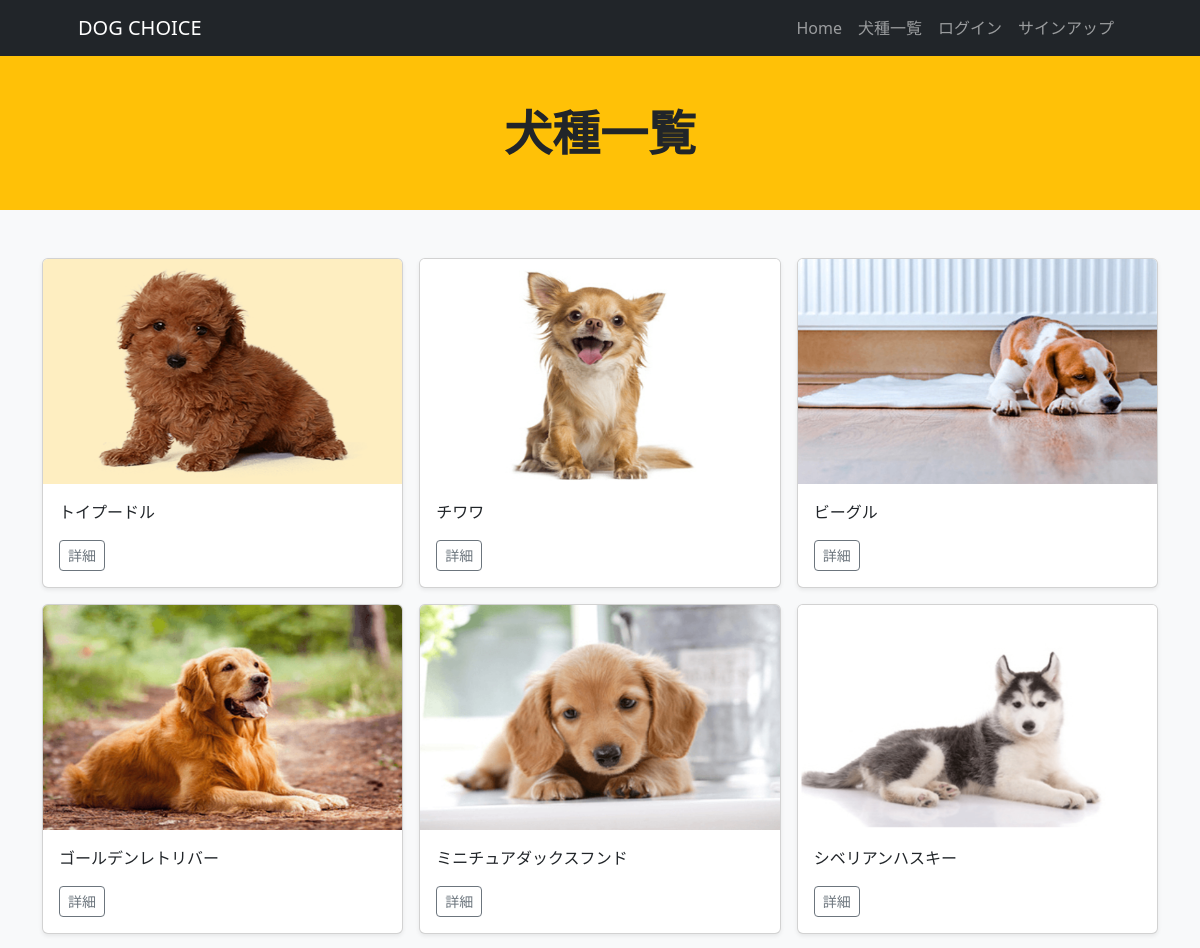
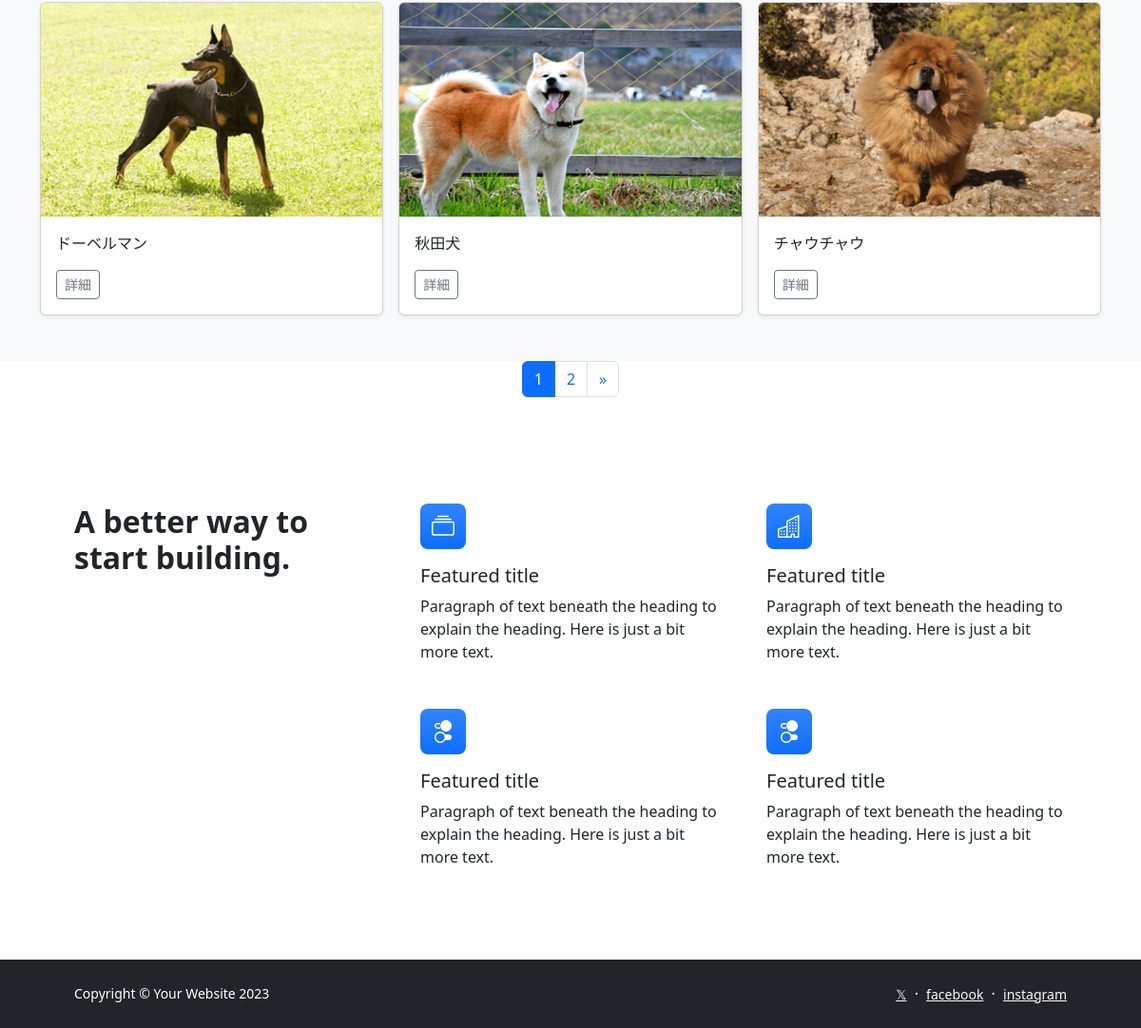
Screenshot of /dog_list/ with the database file from the repository (2 pictures, top to bottom).
### dogapp/models.py (models this page shows, shortened)
class Dogs(models.Model):
    dog_name = models.CharField(verbose_name='犬名', max_length=200)
    image = models.ImageField(verbose_name='イメージ', upload_to='photos')
    comment = models.TextField(verbose_name='コメント',)

### dogapp/views.py (the view)
# urls.py: path('dog_list/', views.DogsView.as_view(), name='dog_list'),
class DogsView(ListView):
    template_name = 'dog_list.html'
    model = Dogs
    paginate_by = 9

### dogapp/templates/dog_list.html
{% extends 'base.html' %}
{% load static %}
    {% block header %}
    <header class="bg-warning py-0">
      <div class="container px-5">
        <div class="row gx-5 align-items-center justify-content-center">
          <div class="col-lg-8 col-xl-7 col-xxl-6 text-center">
            <div class="my-5">
              <h1 class="display-5 fw-bolder text-dark mb-2">犬種一覧</h1>
            </div>
          </div>
        </div>
      </div>
    </header>
    {% endblock %}
{% block contents %}
<div class="album py-5 bg-light">
    <div class="container">
      <div class="row row-cols-1 row-cols-sm-2 row-cols-md-3 g-3">
        {% for record in object_list %}
        <div class="col">
          <div class="card shadow-sm">
            <img src="{{ record.image.url }}" class="bd-placeholder-img card-img-top" width="100%" height="225"></img>
            <div class="card-body">
              <p class='card-text'>
                {{ record.dog_name }}</P>
              <div class="d-flex justify-content-between align-items-center">
                <div class="btn-group">
                  <button type="button" class="btn btn-sm btn-outline-secondary" onclick="location.href='{% url 'dogapp:dog_detail' record.pk %}'">詳細</button>
                </div>
              </div>
            </div>
          </div>
      </div>
      {% endfor %}
    </div>
    </div>
  </div>
  {% include 'pagination.html' %}
  {% endblock %}

### rows the page displays
Dogs: image (picture), dog_name "トイプードル"
Dogs: image (picture), dog_name "チワワ"
Dogs: image (picture), dog_name "ビーグル"
Dogs: image (picture), dog_name "ゴールデンレトリバー"
Dogs: image (picture), dog_name "ミニチュアダックスフンド"
Dogs: image (picture), dog_name "シベリアンハスキー"
Dogs: image (picture), dog_name "ドーベルマン"
Dogs: image (picture), dog_name "秋田犬"
Dogs: image (picture), dog_name "チャウチャウ"

### other values shown
{{ num }} "1"
{{ num }} "2"
